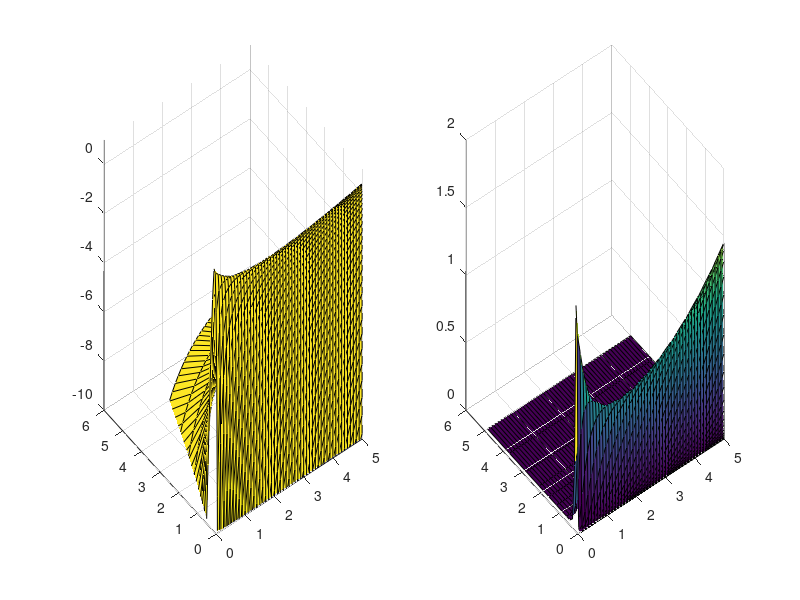

Write MATLAB code to recreate this figure.
%Plot the pdf/likelihood of the gbm distribution
%Ito-closed-form solution given in https://en.wikipedia.org/wiki/Geometric_Brownian_motion
%parameters from example 1 of https://arxiv.org/pdf/2208.10752.pdf

b = -0.1;
sigma = sqrt(2)/2;

x0 = 0.25;
% T = 1;
T = 5;
Nt = 50;
t = linspace(0, T, Nt+1);
%the distribution at time 0 is a dirac-delta
t = t(2:end);

%fokker planck equation from https://www.mdpi.com/1099-4300/22/12/1432/htm
p = @(t, x) lognpdf(x/x0, b*t, sigma*sqrt(t));
Nx = 50;
Xmax = 5;

% x=linspace(0, Xmax, Nx);
x = logspace(-5, log10(Xmax), Nx);

pX = zeros(Nx, Nt);

for k = 1:Nt
    pX(:, k) = p(t(k), x);
end

[tt, xx] = meshgrid(t, x);

figure(1)
clf
subplot(1, 2, 1)
surf(tt, xx, log(pX));
zlim([-10, 1])

subplot(1, 2, 2)
surf(tt, xx, pX)


% F = @(t,X) b * X;
% G = @(t,X) sigma * X;
% 
% x0 = 0.25;
% obj = sde(F, G, 'StartState', x0);    % dX = F(t,X)dt + G(t,X)dW
% 
% dt = 1e-3;
% T = 1;
% 
% %Options
% Nperiod = ceil(T/dt);
% Antithetic = true;
% NTrials = 1000;
% 
% [x_smp,t_smp] = simByEuler(obj, Nperiod, 'DeltaTime', dt, 'NTrials', NTrials,...
%     'Antithetic', Antithetic);
% x_smp = squeeze(x_smp);
% 
% %Plot
% figure(1)
% clf
% hold on
% plot(t_smp, x_smp);
% 
% titlestr = sprintf('dx = %0.2f x dt + %0.4f x dw', b, sigma);
% title(titlestr, 'fontsize', 16)
% xlabel('t')
% ylabel('x(t)')
% 
% xlim([0, T]);